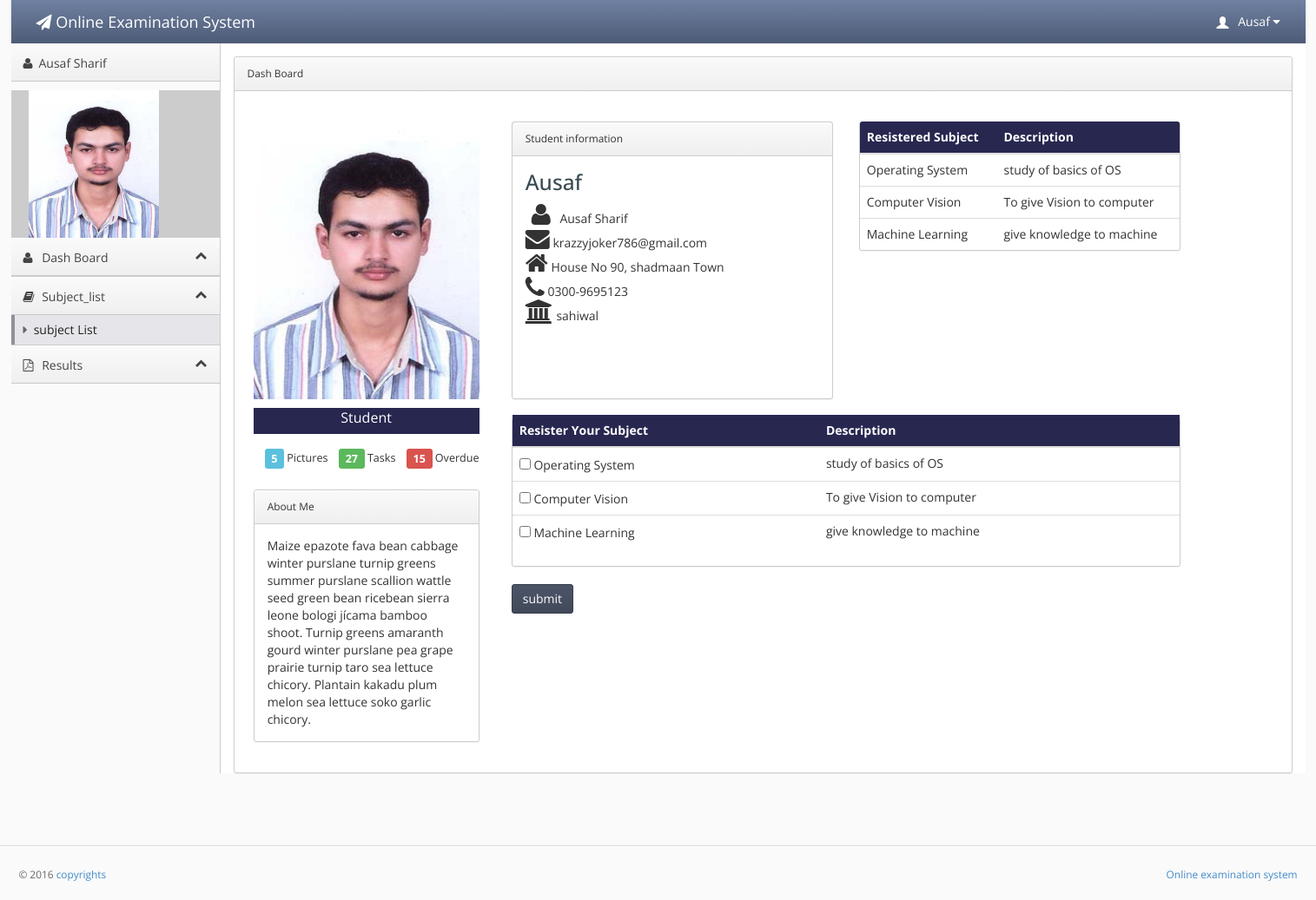
The app's page /OAS/student_main1.php (signed in) with its own data.
### tables this page shows
CREATE TABLE IF NOT EXISTS `student` (
  `student_id` int(20) NOT NULL AUTO_INCREMENT,
  `user` varchar(20) NOT NULL,
  `f_name` varchar(20) NOT NULL,
  `l_name` varchar(20) NOT NULL,
  `password` varchar(20) NOT NULL,
  `email` varchar(30) NOT NULL,
  `contact` varchar(20) NOT NULL,
  `address` varchar(50) NOT NULL,
  `city` varchar(20) NOT NULL,
  `code` varchar(20) NOT NULL,
  `image` varchar(1000) DEFAULT NULL,
  PRIMARY KEY (`student_id`),
  UNIQUE KEY `code` (`code`),
  KEY `user` (`user`)
);

CREATE TABLE IF NOT EXISTS `subject_register` (
  `student_id` int(30) unsigned NOT NULL,
  `subject_id` int(20) unsigned NOT NULL,
  `register` enum('Register','unregister') NOT NULL DEFAULT 'Register',
  PRIMARY KEY (`student_id`,`subject_id`),
  KEY `subject_id` (`subject_id`),
  KEY `student_id` (`student_id`),
  KEY `student_id_2` (`student_id`)
);

CREATE TABLE IF NOT EXISTS `subject` (
  `subject_id` int(10) unsigned NOT NULL AUTO_INCREMENT,
  `name` varchar(100) NOT NULL,
  `description` varchar(100) NOT NULL,
  PRIMARY KEY (`subject_id`)
);

### OAS/student_main1.php (the view, shortened to what this page needs)
<!doctype html>
<html lang="en"><head>
    <link rel="stylesheet" type="text/css" href="lib/bootstrap/css/bootstrap.css">
    <link rel="stylesheet" href="lib/font-awesome/css/font-awesome.css">
    <link rel="stylesheet" type="text/css" href="stylesheets/theme.css">
    <link rel="stylesheet" type="text/css" href="stylesheets/premium.css">
</head>
<body class=" theme-blue">
<div style="width:100%; height:auto;">
<div style="width:1490px; margin-left:auto; margin-right:auto; ">
    <div class="navbar navbar-default" role="navigation">
        <div class="navbar-header">
  <a class="" href="index.html"><span class="navbar-brand"><span class="fa fa-paper-plane"></span> Online Examination System</span></a></div>
           <?php
  if(isset($_SESSION['user']))
  {
  $id =$_SESSION['user'];
 $result = mysql_query("select * from student
WHERE student.user = '$id'");
while($row = mysql_fetch_array($result))
{
$image = "images/".$row['image'];
?>
        <div class="navbar-collapse collapse" style="height: 1px;">
          <ul id="main-menu" class="nav navbar-nav navbar-right">
            <li class="dropdown hidden-xs">
                <a href="#" class="dropdown-toggle" data-toggle="dropdown">
                    <span class="glyphicon glyphicon-user padding-right-small" style="position:relative;top: 3px;"></span>
                     <?php echo $row['f_name'];?>
                    <i class="fa fa-caret-down"></i>
                </a>
            </li>
          </ul>
        </div>
      </div>
    </div>
    </div>
<div style="width:100%; height:auto;">
<div style="width:1490px; margin-left:auto; margin-right:auto; ">
   <div class="sidebar-nav">
   <ul>
    <li><a href="" class="nav-header" data-toggle="collapse"><i class="fa fa-fw fa-user"></i><?php echo $row['f_name'];?>&nbsp;<?php echo $row['l_name'];?>  </a></li>
    <li style="width:100%; margin-top:10px; background:#cccccc;  height:170px;">
    <div style="width:150px; height:170px; margin-left:20px; margin-top:10px; background-color:#333333;"><img src="<?php echo $image;?>" width="100%" height="100%"></div>
    </li>
    <li><a href="student_main.php" data-target=".dashboard-menu" class="nav-header" data-toggle="collapse"><i class="fa fa-fw fa-user"></i> Dash Board<i class="fa fa-collapse"></i></a></li>
    <li><ul class="dashboard-menu nav nav-list collapse in ">
    </ul></li>
    <ul>
    <li><a href="#" data-target=".dashboard-menu" class="nav-header" data-toggle="collapse"><i class="fa fa-fw fa-book"></i> Subject_list<i class="fa fa-collapse"></i></a></li>
    <li><ul class="dashboard-menu nav nav-list collapse in ">
           <li class="active"><a href="student_subject_list.php"><span class="fa fa-caret-right"></span> subject List</a></li>
    </ul></li>
     <li><a href="#" data-target=".dashboard-menu" class="nav-header" data-toggle="collapse"><i class="fa fa-fw fa-file-pdf-o"></i> Results<i class="fa fa-collapse"></i></a></li>
    </div>
    <div class="content">
        <div class="main-content">
    <div class="panel panel-default">
        <a href="#page-stats" class="panel-heading" data-toggle="collapse">Dash Board</a>
        <div id="page-stats" class="panel-collapse panel-body collapse in">
                    <div class="row">
                        <div class="col-md-3 col-sm-6">
                            <div class="knob-container">
                             <div style="width:260px; height:700px;margin-top:20px; border-radius:6px;">
                             <div style="height:320px; width:100%;background-color:#333333; border-radius:4px;"><img src="<?php echo $image;?>" width="100%" height="100%"></div>
                             <div style="height:30px; margin-top:10px; width:100%;text-align:center;background-color:#272750;font-size:16px;color:#FFFFFF;"><h4">Student</h4></div>
                             <div class="stats">
    <p class="stat"><span class="label label-info">5</span> Pictures</p>
    <p class="stat"><span class="label label-success">27</span> Tasks</p>
    <p class="stat"><span class="label label-danger">15</span> Overdue</p>
</div>
  <div class="col-sm-6 col-md-6" style="margin-top:20px; margin-left:-15px; width:290px;;">
        <div class="panel panel-default">
            <a href="#widget1container" class="panel-heading" data-toggle="collapse">About Me </a>
            <div id="widget1container" class="panel-body collapse in">
              Maize epazote fava bean cabbage winter purslane turnip greens summer purslane scallion wattle seed green bean ricebean sierra leone bologi jícama bamboo shoot. Turnip greens amaranth gourd winter purslane pea grape prairie turnip taro sea lettuce chicory. Plantain kakadu plum melon sea lettuce soko garlic chicory.
           </div>
           </div>
</div>
                             </div>
                            </div>
                        </div>
                         <div class="col-sm-6 col-md-6"  style="margin-top:20px; width:400px;">
        <div class="panel panel-default" style="height:320px;">
            <a href="#widget1container" class="panel-heading" style="background-color:#333333;" data-toggle="collapse">Student information </a>
            <div id="widget1container" class="panel-body collapse in" style="margin-top:-10px;">
                <h2><?php echo $row['user']; ?></h2>
                <i class="fa fa-fw fa-user fa-2x"></i>&nbsp;<?php echo $row['f_name']; ?>&nbsp;<?php echo $row['l_name']; ?><br>
              <i class="fa fa-envelope fa-2x" aria-hidden="true"></i>&nbsp;<?php echo $row['email']; ?><br>
               <i class="fa fa-home fa-2x" aria-hidden="true"></i>&nbsp;<?php echo $row['address']; ?><br>
               <i class="fa fa-phone fa-2x" aria-hidden="true"></i>&nbsp;<?php echo $row['contact']; ?><br>
                <i class="fa fa-bank fa-2x" aria-hidden="true"></i>&nbsp;<?php echo $row['city']; ?>
            </div>
        </div>
    </div>
     <div class="row">
    <div class="col-sm-6 col-md-6" style="width:300px; margin-top:20px; width:400px;">
        <div class="panel panel-default">
           <table class="table" style="margin-top:-1px;">
  <thead >
    <tr style="background-color:#272750; color:#FFFFFF;">
       <th>Resistered  Subject</th>
     <th>Description</th>
    </tr>
  </thead>
  <tbody>
    <tr>
     <?php
  if(isset($_SESSION['user']))
  {
  $id =$_SESSION['user'];
 $result = mysql_query("select subject.*,subject_register.*,student.* from subject
 INNER JOIN subject_register ON subject_register.subject_id = subject.subject_id
 INNER JOIN  student ON student.student_id = subject_register.student_id
 where student.user = '$id'
 ");
while($row = mysql_fetch_array($result))
{
?>
      <td><?php echo $row['name'];?></td>
      <td><?php echo $row['description'];?></td>
    </tr>
   <?php } ?>
  </tbody>
</table>
        </div>
    </div>
     <div class="col-sm-6 col-md-6" style="width:800px; margin-top:1px;" >
        <div class="panel panel-default" style="margin-top:1px;">
                <form action="" method="Post">
                <table class="table" style="margin-top:-5px;">
  <thead >
    <tr style="background-color:#272750; color:#FFFFFF;">
       <th>Resister Your Subject</th>
      <th>Description</th>
    </tr>
  </thead>
  <tbody>
    <tr>
    <?php
  if(isset($_SESSION['user']))
  {
  $id =$_SESSION['user'];
 $result = mysql_query("select * from student
WHERE student.user = '$id'");
while($row = mysql_fetch_array($result))
{
?>
     <?php
  $qry="select * from subject";
  $result = mysql_query($qry);
        while ($row = mysql_fetch_array($result)) {
?>
     <td><input type="checkbox" name="check_list[]" value="<?php echo $row['subject_id'];?>">
      <?php echo $row['name'];?></td>
      <td><?php echo $row['description'];?></td>
    </tr>
   <?php } ?>
  </tbody>
</table>
        </div>
         <input type="submit" name="submit" value="submit" class="btn btn-primary" >
    </div>
</div>
</div>
</div>
                        </div>
         </div>
    </div>
            <footer>
                <hr>
                <p class="pull-right"><a href="main_user.php" target="_blank">Online examination system</a></p>
                <p>© 2016 <a href="http://www.portnine.com" target="_blank">copyrights</a></p>
            </footer>
        </div>
    </div>
</body></html>
<?php
 if(isset($_POST['submit']))
 {
 if(!empty($_POST['check_list'])) {
    foreach($_POST['check_list'] as $check) {
            echo $check;
			echo $student_id = $_POST['student_id'];
	echo
	$query ="INSERT INTO `subject_register`(`student_id`, `subject_id`) VALUES('$student_id','$check')";
			if(mysql_query($query));{
			  echo'<script>window.location="student_main.php";</script>';
}
			}
}
}}
?> <?php }}}}?>

### OAS/student_main1.php (style rules this page uses)
.navbar-default .navbar-brand, .navbar-default .navbar-brand:hover { color: #fff; }

### records on screen
student: f_name "Ausaf", l_name "Sharif", image (picture), user "Ausaf", email "krazzyjoker786@gmail.com", address "House No 90, shadmaan Town", contact "0300-9695123", city "sahiwal"
subject_register: subject.name "Operating System", subject.description "study of basics of OS"
subject_register: subject.name "Computer Vision", subject.description "To give Vision to computer"
subject_register: subject.name "Machine Learning", subject.description "give knowledge to machine"
subject: name "Operating System", description "study of basics of OS"
subject: name "Computer Vision", description "To give Vision to computer"
subject: name "Machine Learning", description "give knowledge to machine"
